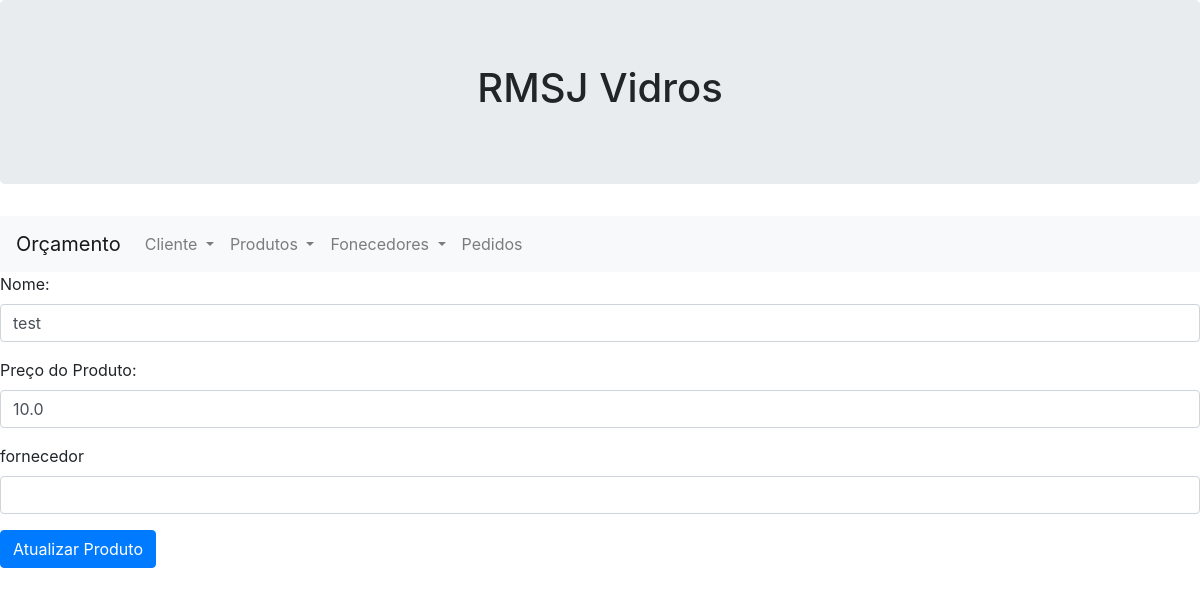
Before: /produto/atualizar/test with the older database file.
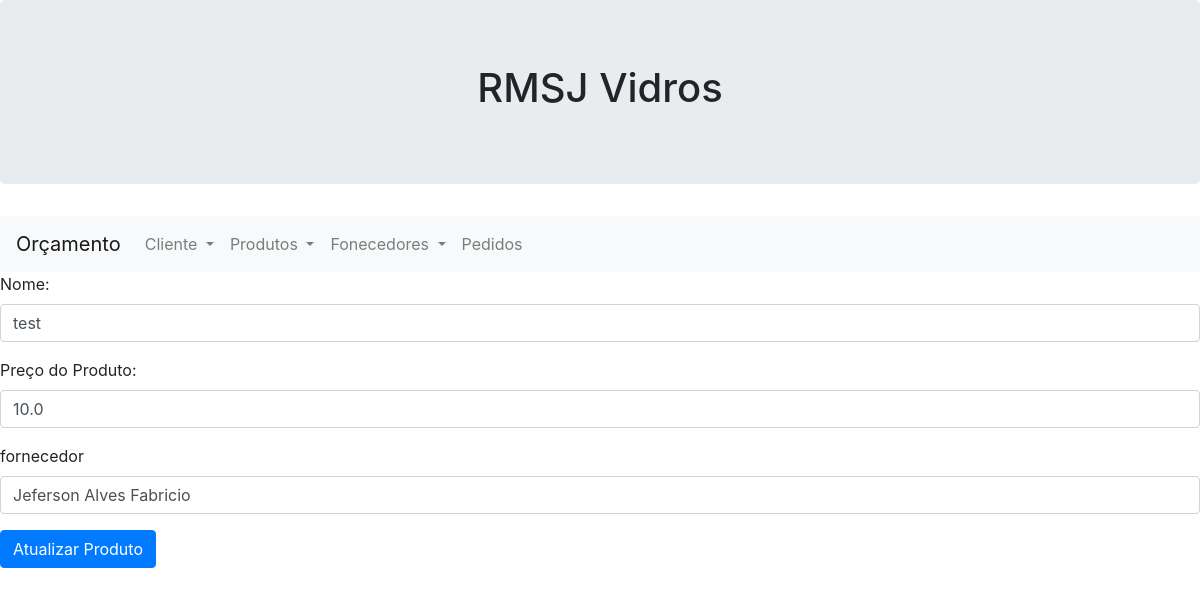
After: the same page with the newer database file.
### app/models/tables.py (models this page shows, shortened)
class Produtos(db.Model):
    __tablename__ = "Produtos"
    id = db.Column(db.Integer, primary_key=True)
    nome = db.Column(db.String(80), nullable=False)
    preco = db.Column(db.Float(120), nullable=False)
    fornecedor_id = db.Column(db.Integer,db.ForeignKey('Fornecedor.id'))
    fornecedor = db.relationship('Fornecedor',foreign_keys=fornecedor_id)
    def getProduto(nome):
        produto = Produtos.query.filter_by(nome = nome).all()
        return produto

class Fornecedor(db.Model):
    __tablename__ = "Fornecedor"
    id = db.Column(db.Integer, primary_key=True)
    nome = db.Column(db.String(80), nullable=False)
    email = db.Column(db.String(120), unique=True, nullable=False)
    cnpj = db.Column(db.Integer,unique=True, nullable=False)

### app/controllers/Router.py (the view, shortened to what this page needs)
@app.route("/produto/atualizar/<nome>", methods=["GET","POST"])
def atualizar_produto(nome):
    form = forms.ProdutoForm(request.form)
    return render_template('produto.html',ProdutoForm=form,cadastrar=False,pesquisa=True,atualizar=True,produtos=tables.Produtos.getProduto(nome))

### app/models/forms.py
class ProdutoForm(FlaskForm):
    nome = StringField("nome",validators=[DataRequired()])
    preco = StringField("preco",validators=[DataRequired()])
    fornecedor = IntegerField("fornecedor_id",validators=[DataRequired()])

### app/templates/produto.html (shortened to what this page needs)
{% extends "baseNavbar.html" %}
{% block content %}
{% if cadastrar %}
<form  method = "POST">
    <div class="form-group">
        {{ ProdutoForm.csrf_token }}
        <label for="nome">Nome</label>
        {{ ProdutoForm.nome(id="nome",class="form-control", placeholder="Nome do Produto")}}
    </div>
    <div class="form-group">
        <label for="preco">Preço do Produto</label>
        {{ ProdutoForm.preco(class="form-control", id="preco", placeholder="Nome Produto") }}
        </div>
    <div class="form-group">
        <label for="fornecedor">Fornecedor</label>
        {{ ProdutoForm.fornecedor(type="fornecedor",class="form-control", id="fornecedor", placeholder="fornecedor") }}
    </div>
    {% with messages = get_flashed_messages() %}
      {% if messages %}
        {% for message in messages %}
          <p class="alert alert-danger">{{ message }}</p>
        {% endfor %}
        {% endif %}
      {% endwith %}
     <button type="submit" class="btn btn-primary" action="/produto/cadastrar/">Enviar</button>
  </form>
  {%else%}
  <form  method = "POST">
  {% if pesquisa %}
    {%for fon in produtos%}
    <div class="form-group">
      <label for="nome">Nome:</label>
      <input type="text" class="form-control" id="nome" name="nome"value="{{fon.nome}}">
    </div>
    <div class="form-group">
      <label for="preco">Preço do Produto:</label>
      <input type="text" class="form-control" id="preco" name="preco"value="{{fon.preco}}">
    </div>
    <div class="form-group">
      <label for="fornecedor">fornecedor</label>
      <input type="fornecedor" class="form-control" id="fornecedor" name="fornecedor" value="{{fon.fornecedor.nome}}">
    </div>
    <div class="form-group">
    <button type="submit" class="btn btn-primary" formaction="/produto/atualizar/{{fon.nome}}" style={% if pesquisa %} "display:Line"{%else%}"display:none"{%endif%}>Atualizar Produto</button>
    </div>
    {%endfor%}
      {%endif%}
{% endif %}
</form>
{% endblock %}

### app/templates/baseNavbar.html (shortened to what this page needs)
<!doctype html>
<html lang="pt-br">
  <head>
    <link rel="stylesheet" href="https://stackpath.bootstrapcdn.com/bootstrap/4.1.3/css/bootstrap.min.css">
    </head>
  <body>
<div class="jumbotron text-center">
    <h1>RMSJ Vidros</h1>
  </div>
  <nav class="navbar navbar-expand-lg navbar-light bg-light">
    <a class="navbar-brand" href="../../orcamento/">Orçamento</a>
    <div class="collapse navbar-collapse" id="navbarNav">
      <ul class="navbar-nav">
        <li class="nav-item dropdown">
          <a class="nav-link dropdown-toggle" href="#" id="navbarDropdown" role="button" data-toggle="dropdown" aria-haspopup="reue" aria-expanded="false">
              Cliente
          </a>
        </li>
        <li class="nav-item dropdown">
          <a class="nav-link dropdown-toggle" href="#" id="navbarDropdown" role="button" data-toggle="dropdown" aria-haspopup="true" aria-expanded="false">
              Produtos
          </a>
        <li class="nav-item dropdown">
            <a class="nav-link dropdown-toggle" href="#" id="navbarDropdown" role="button" data-toggle="dropdown" aria-haspopup="true" aria-expanded="false">
              Fonecedores
            </a>
          </li>
        <li class="nav-item">
          <a class="nav-link" href="../Pedidos/">Pedidos <span class="sr-only">(current)</span></a>
        </li>
      </ul>
    </div>
  </nav>
    {% block content %}
    {% endblock %}
  </body>
</html>

Changed rows visible on the page:
changed Produtos: fornecedor (not shown) → "Jeferson Alves Fabricio"
